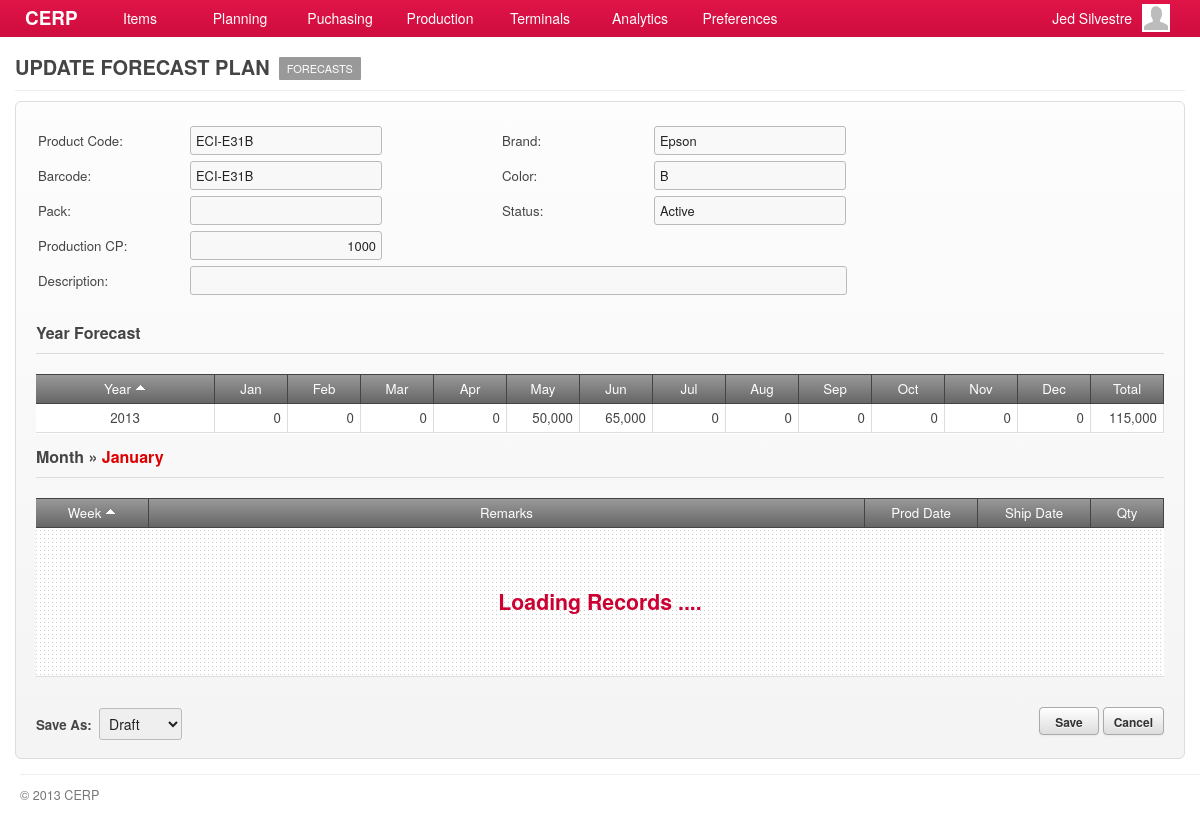
The page /account/forecast-edit.php?pid=1 (signed in) on the database its author committed.
### tables this page shows
CREATE TABLE `capabilities` (
  `id` int(11) NOT NULL AUTO_INCREMENT,
  `title` varchar(45) DEFAULT NULL,
  `name` varchar(45) DEFAULT NULL,
  `capability` varchar(45) DEFAULT NULL,
  `url` varchar(45) DEFAULT NULL,
  `parent` int(11) DEFAULT NULL,
  PRIMARY KEY (`id`)
);

CREATE TABLE `products` (
  `id` int(11) NOT NULL AUTO_INCREMENT,
  `product_code` varchar(45) DEFAULT NULL,
  `product_classification` int(11) DEFAULT NULL,
  `status` int(11) DEFAULT NULL,
  `description` varchar(45) DEFAULT NULL,
  `brand_model` int(11) DEFAULT NULL,
  `color` varchar(10) DEFAULT NULL,
  `series` int(11) DEFAULT NULL,
  `pack_qty` smallint(6) DEFAULT NULL,
  `person_in_charge` int(11) DEFAULT NULL,
  `bar_code` varchar(45) DEFAULT NULL,
  `prod_cp` int(11) DEFAULT '0',
  `priority` tinyint(1) DEFAULT '0',
  `unit` int(11) DEFAULT NULL,
  `created_at` timestamp NULL DEFAULT NULL,
  `created_by` int(11) DEFAULT NULL,
  `updated_at` timestamp NULL DEFAULT NULL,
  `updated_by` int(11) DEFAULT NULL,
  PRIMARY KEY (`id`)
);

CREATE TABLE `brand_models` (
  `id` int(11) NOT NULL AUTO_INCREMENT,
  `brand_model` varchar(45) DEFAULT NULL,
  `parent` int(11) DEFAULT NULL,
  `description` varchar(45) DEFAULT NULL,
  `created_at` timestamp NULL DEFAULT NULL,
  `updated_at` timestamp NULL DEFAULT NULL,
  PRIMARY KEY (`id`)
);

CREATE TABLE `lookup_status` (
  `id` int(11) NOT NULL AUTO_INCREMENT,
  `code` varchar(7) DEFAULT NULL,
  `description` varchar(45) DEFAULT NULL,
  `parent` varchar(6) DEFAULT NULL,
  `created_at` timestamp NULL DEFAULT NULL,
  `updated_at` timestamp NULL DEFAULT NULL,
  PRIMARY KEY (`id`)
);

CREATE TABLE `forecast_calendar` (
  `id` bigint(20) NOT NULL AUTO_INCREMENT,
  `product_id` int(11) DEFAULT NULL,
  `forecast_year` smallint(6) DEFAULT NULL,
  `jan` int(11) DEFAULT '0',
  `feb` int(11) DEFAULT '0',
  `mar` int(11) DEFAULT '0',
  `apr` int(11) DEFAULT '0',
  `may` int(11) DEFAULT '0',
  `jun` int(11) DEFAULT '0',
  `jul` int(11) DEFAULT '0',
  `aug` int(11) DEFAULT '0',
  `sep` int(11) DEFAULT '0',
  `oct` int(11) DEFAULT '0',
  `nov` int(11) DEFAULT '0',
  `dece` int(11) DEFAULT '0',
  `created_at` datetime DEFAULT NULL,
  `updated_at` datetime DEFAULT NULL,
  PRIMARY KEY (`id`)
);

### include/general.class.php (called while the page is built, shortened)
<?php
require('database.class.php');
require('capabilities.class.php');
require('posts.class.php');
require('query.class.php');
require('role.class.php');
$HostAccount	= "account";
$DB				= new MySQL;
  $Host			= "cerp";
  $HostAccount	= "/".$Host."/".$HostAccount;
  $DB->database	= "cerpdb";
  $DB->username	= "cerpuser";
  $DB->password	= "cerpuser";
  $DB->hostname	= "localhost";
$Capabilities	= new Capabilities($DB);
$Query			= new Query($DB);
$Signed			= $_SESSION['user'];
$Role		= new Role($DB, $Signed['id']);
require('functions.php');
?>

### include/role.class.php (called while the page is built, shortened)
<?php
class Role
{
	private $DB;
	private $user_id;
	function Role($db, $uid) {
  	$this->DB = $db;
		$this->user_id = $uid;
  }
	function isCapableByName($cap_name) {
		foreach ($this->getUserRoles() as $user_role) {
			$result = $this->DB->Find('role_capabilities', array(
						  			'columns' 		=> 'role_capabilities.*',
						  			'joins' => 'INNER JOIN capabilities ON capabilities.id = role_capabilities.capability_id',
						  	    'conditions' 	=> 'capabilities.capability="'. $cap_name .'" AND role_id='. $user_role['role_id']));
			if(isset($result)) {
				return TRUE;
			}
		}
	}
	function getUserRoles() {
		$result = $this->DB->Get('user_roles', array(
						  			'columns' 		=> 'user_roles.role_id, roles.name',
						  			'joins' => 'INNER JOIN roles ON roles.id = user_roles.role_id',
						  	    'conditions' 	=> 'user_roles.user_id='. $this->user_id));
		if(isset($result)) {
			return $result;
		}
	}
}

### include/database.class.php (called while the page is built, shortened)
<?php
class MySQL {
  public $username	= "cerpuser";
  public $password	= "cerpuser";
  public $hostname	= "localhost";
  public function Connect() {
    $conn = mysql_connect($this->hostname, $this->username, $this->password) or die("<br/><span class='notice'><p class='error'><strong>ERROR!</strong> Unable to connect to MySQL! </p></span>");
    return $conn;
  }
  public function Query($sql) {
  	$conn = $this->Connect();
    $result = mysql_query($sql, $conn);
	return $result;
  }
	function Find($table, $args='') {
  	if (isset($args)) {
  	  $args['columns'] = (isset($args['columns']) ? $args['columns'] : '*');
  	  $args['joins'] = (isset($args['joins']) ? $args['joins'] : '');
	 	 	$args['conditions'] = ($args['conditions'] == '' ? '' : 'where '.$args['conditions']);
		}
		$sql = "SELECT ".$args['columns']." FROM ".$table." ".$args['joins']." ".$args['conditions'];
		$row = $this->IsEmpty($this->Query($sql));
		return mysql_fetch_array($row);
  }
  function Get($table, $args='') {
  	if (isset($args)) {
  	  $args['columns'] = (isset($args['columns']) ? $args['columns'] : '*');
  	  $args['joins'] = (isset($args['joins']) ? $args['joins'] : '');
		  $args['conditions'] = ($args['conditions'] == '' ? '' : 'WHERE '.$args['conditions']);
  	  $args['order'] = (isset($args['order']) ? ' ORDER BY '.$args['order'] : '');
  	  $args['limit'] = (isset($args['limit']) ? ' LIMIT '.$args['limit'] : '');
  	  $args['group'] = (isset($args['group']) ? ' GROUP BY '.$args['group'] : '');
		}
		$data = array();
		$sql = "SELECT ".$args['columns']." FROM ".$table." ".$args['joins']." ".$args['conditions']." ".$args['group']." ".$args['order']." ".$args['limit'];
		$result = $this->IsEmpty($this->Query($sql));
		if(!empty($result)) {
	      while ($row = mysql_fetch_array($result)) {
	        $data[] = $row;
	      }
		}
		return $data;
  }
	function Fetch($table, $args='') {
  	if (isset($args)) {
  	  $args['columns'] = (isset($args['columns']) ? $args['columns'] : '*');
  	  $args['joins'] = (isset($args['joins']) ? $args['joins'] : '');
			$args['conditions'] = (isset($args['conditions']) && $args['conditions'] != '') ? ' WHERE '.$args['conditions'] : '';
			$args['order'] = (isset($args['order']) ? ' ORDER BY '.$args['order'] : '');
			$args['limit'] = (isset($args['limit']) ? ' LIMIT '.$args['limit'] : '');
			$args['group'] = (isset($args['group']) ? ' GROUP BY '.$args['group'] : '');
    }
	$data = array();
    $sql = "SELECT ".$args['columns'];
    $sql .= " FROM ".$table." ".$args['joins'];
    $sql .= $args['conditions'];
    $sql .= $args['group'];
    $sql .= $args['order'];
    $sql .= $args['limit'];
	$result = $this->IsEmpty($this->Query($sql));
	if(!empty($result)) {
      while ($row = mysql_fetch_array($result, MYSQL_ASSOC)) {
        $data[] = $row;
      }
	}
	return $data;
  }
  private function IsEmpty($result) {
    if(mysql_num_rows($result) > 0) return $result;
    return null;
  }
}

### include/capabilities.class.php (called while the page is built, shortened)
<?php
class Capabilities {
  private $DB;
	public $All;
	function Capabilities($db) {
		$this->DB = $db;
		$this->GetCapabilities();
	}
  function GetTitle() {
    global $capability_key;
	return $this->All[$capability_key]['title'];
  }
	function GetCapabilities() {
		$capabilities = $this->DB->Get('capabilities', array(
					  			'columns' 		=> 'id, capability, title, name, parent, url',
					  	    'conditions' 	=> 'parent IS NOT null ORDER BY parent'));
		$all = array();
		foreach ($capabilities as $cap) {
			$all[$cap['capability']] = array('title' => $cap['title'],'name' => $cap['name'], 'url' => $cap['url'], 'parent' => $cap['parent']);
		}
		$this->All = $all;
	}
}

### include/query.class.php (called while the page is built, shortened)
<?php
class Query {
  private $DB;
  function Query($db) {
  	$this->DB = $db;
  }
	function product_by_id($id) {
		$query = $this->DB->Fetch('products', array(
					  			'columns' 		=> 'products.product_code, products.description, brand_models.brand_model AS brand, lookup_status.description AS status, product_series.series,
					  												pack_qty, products.bar_code, products.color, products.prod_cp, products.priority,
					  												suppliers.id AS sup_id, suppliers.name AS supplier, lookups1.description AS unit, lookups2.description AS currency, item_costs.cost',
					  	    'conditions' 	=> 'products.id = '.$id,
					  	    'joins' 			=> 'LEFT OUTER JOIN brand_models ON products.brand_model = brand_models.id
																		LEFT OUTER JOIN lookup_status ON lookup_status.id = products.status
																		INNER JOIN product_series ON product_series.id = products.series
																		LEFT OUTER JOIN item_costs ON products.id = item_costs.item_id AND item_costs.item_type = "PRD"
																		LEFT OUTER JOIN suppliers ON item_costs.supplier = suppliers.id
																		LEFT OUTER JOIN lookups AS lookups1 ON products.unit = lookups1.id
																		LEFT OUTER JOIN lookups AS lookups2 ON item_costs.currency = lookups2.id'
	  	  ));
		if(!empty($query)) return $query[0];
		return null;
	}
	function forecast_calendar_by_product_id_year($id, $yr) {
		$query = $this->DB->Fetch('forecast_calendar', array(
					  			'columns' 		=> 'forecast_calendar.id, products.id AS product_id, products.product_code AS code, products.description, forecast_calendar.forecast_year,
														jan, feb, mar, apr, may, jun, jul, aug, sep, oct, nov, dece',
					  	    'conditions' 	=> 'products.id = '.$id,
					  	    'joins' 			=> 'RIGHT OUTER JOIN products ON products.id = forecast_calendar.product_id AND forecast_calendar.forecast_year='.$yr
	  	  ));
		if(!empty($query)) return $query;
		return null;
	}
}

### account/forecast-edit.php (the view, shortened to what this page needs)
<?php
  $capability_key = 'edit_forecast';
  require('header.php');
	$allowed = $Role->isCapableByName($capability_key);
	if(!$allowed) {
		require('inaccessible.php');
	}else{
		$product = $Query->product_by_id($_GET['pid']);
		$active_year = date('Y');
		$calendar = $Query->forecast_calendar_by_product_id_year($_GET['pid'], $active_year);
?>
	<div id="page">
		<div id="page-title">
    	<h2>
      	<span class="title"><?php echo $Capabilities->GetTitle(); ?></span>
      	<?php
				  echo '<a href="'.$Capabilities->All['show_forecast']['url'].'?pid='.$_GET['pid'].'" class="nav">'.$Capabilities->All['show_forecast']['name'].'</a>';
      	?>
      </h2>
		</div>
    <div id="content">
      <form id="form-name" action="<?php host($Capabilities->GetUrl()) ?>" method="POST" class="form-container">
      	<div>
					<table>
						<tr>
							<td width="150">Product Code:</td><td width="310"><input type="text" value="<?php echo $product['product_code'] ?>" class="text-field" disabled/></td>
							<td width="150">Brand:</td><td><input type="text" value="<?php echo $product['brand'] ?>" class="text-field" disabled/>
							</td>
						</tr>
						<tr>
							<td>Barcode:</td><td><input type="text" value="<?php echo $product['bar_code'] ?>" class="text-field" disabled/></td>
							<td>Color:</td><td><input type="text" value="<?php echo $product['color'] ?>" class="text-field" disabled/></td>
						</tr>
						<tr>
							<td>Pack:</td><td><input type="text" value="<?php echo $product['classification'] ?>" class="text-field" disabled/></td>
							<td>Status:</td><td><input type="text" value="<?php echo $product['status'] ?>" class="text-field" disabled/></td>
						</tr>
						<tr>
							<td>Production CP:</td><td><input type="text" value="<?php echo $product['prod_cp'] ?>" class="text-field text-right" disabled/></td>
							<td></td>
						</tr>
						<tr>
							<td>Description:</td>
							<td colspan="99">
								<input type="text" value="<?php echo $product['description'] ?>" class="text-field" style="width:645px" disabled/>
							</td>
						</tr>
						<tr><td height="5" colspan="99"></td></tr>
					</table>
				</div>
	      <br/>
				<h3 class="form-title">Year Forecast</h3>
				<div id="grid-calendar" class="grid jq-grid" style="min-height:60px;">
	        <table cellspacing="0" cellpadding="0">
	          <thead>
	            <tr>
	              <td class="border-right text-center"><a class="sort default active up">Year</a></td>
	              <td width="60" class="border-right text-center"><a>Jan</a></td>
	              <td width="60" class="border-right text-center"><a>Feb</a></td>
	              <td width="60" class="border-right text-center"><a>Mar</a></td>
	              <td width="60" class="border-right text-center"><a>Apr</a></td>
	              <td width="60" class="border-right text-center"><a>May</a></td>
	              <td width="60" class="border-right text-center"><a>Jun</a></td>
	              <td width="60" class="border-right text-center"><a>Jul</a></td>
	              <td width="60" class="border-right text-center"><a>Aug</a></td>
	              <td width="60" class="border-right text-center"><a>Sep</a></td>
	              <td width="60" class="border-right text-center"><a>Oct</a></td>
	              <td width="60" class="border-right text-center"><a>Nov</a></td>
	              <td width="60" class="border-right text-center"><a>Dec</a></td>
	              <td width="60" class="border-right text-center"><a>Total</a></td>
	            </tr>
	          </thead>
	          <tbody>
	          	<?php
	          		foreach($calendar as $cal) {
	          			$total = $cal['jan'] + $cal['feb'] + $cal['mar'] + $cal['apr'] + $cal['may'] + $cal['jun'] +
	          								$cal['jul'] + $cal['aug'] + $cal['sep'] + $cal['oct'] + $cal['nov'] + $cal['dece'];
          		?>
	          	<tr>
	          		<td class="border-right text-center"><?php echo $cal['forecast_year'] ?></td>
	          		<td id="1" month="January" class="border-right text-right numbers month"><?php echo $cal['jan'] ?></td>
	          		<td id="2" month="February" class="border-right text-right numbers month"><?php echo $cal['feb'] ?></td>
	          		<td id="3" month="March" class="border-right text-right numbers month"><?php echo $cal['mar'] ?></td>
	          		<td id="4" month="April" class="border-right text-right numbers month"><?php echo $cal['apr'] ?></td>
	          		<td id="5" month="May" class="border-right text-right numbers month"><?php echo $cal['may'] ?></td>
	          		<td id="6" month="June" class="border-right text-right numbers month"><?php echo $cal['jun'] ?></td>
	          		<td id="7" month="July" class="border-right text-right numbers month"><?php echo $cal['jul'] ?></td>
	          		<td id="8" month="August" class="border-right text-right numbers month"><?php echo $cal['aug'] ?></td>
	          		<td id="9" month="September" class="border-right text-right numbers month"><?php echo $cal['sep'] ?></td>
	          		<td id="10" month="October" class="border-right text-right numbers month"><?php echo $cal['oct'] ?></td>
	          		<td id="11" month="November" class="border-right text-right numbers month"><?php echo $cal['nov'] ?></td>
	          		<td id="12" month="December" class="border-right text-right numbers month"><?php echo $cal['dece'] ?></td>
	          		<td class="border-right text-right numbers"><?php echo $total ?></td>
	          	</tr>
	          	<?php } ?>
	          </tbody>
	        </table>
	      </div>
	      <br/>
				<h3 class="form-title">Month &raquo; <span class="red" id="current_month">January</span></h3>
	      <div id="grid-weeks" class="grid jq-grid" style="min-height:140px;">
	        <table id="tbl-week" cellspacing="0" cellpadding="0">
	          <thead>
	            <tr>
	              <td width="100" class="border-right text-center"><a class="sort default active up" column="week">Week</a></td>
	              <td class="border-right text-center"><a>Remarks</a></td>
	              <td width="100" class="border-right text-center"><a>Prod Date</a></td>
	              <td width="100" class="border-right text-center"><a>Ship Date</a></td>
	              <td width="60" class="border-right text-center"><a>Qty</a></td>
	            </tr>
	          </thead>
	          <tbody></tbody>
	        </table>
	      </div>
				<br/>
				<div class="field-command">
					<div class="text-post-status">
						<strong>Save As:</strong>&nbsp;&nbsp;<select name="purchase[status]" ><?php echo build_select_post_status_by_level(getConditionByLevel($_SESSION['user']['level'])); ?></select>
					</div>
					<input type="submit" value="Save" class="btn"/>
					<input type="button" value="Cancel" class="btn redirect-to" rel="<?php echo host('forecast-show.php?pid='.$_GET['pid']); ?>"/>
				</div>
      </form>
		</div>
	</div>
<?php }
require('footer.php'); ?>

### rows shown on the page
capabilities: title "UPDATE FORECAST PLAN"
capabilities: name "FORECASTS"
products: product_code "ECI-E31B", brand_model "Epson", bar_code "ECI-E31B", color "B", description "Active", prod_cp "1000"
forecast_calendar: forecast_year "2013", jan "0", feb "0", mar "0", apr "0", may "50,000", jun "65,000", jul "0", aug "0", sep "0", oct "0", nov "0", dece "0", total "115,000"

### other values the page prints
$Signed['first_name'] "Jed"
$Signed['last_name'] "Silvestre"
form field value "Draft"
